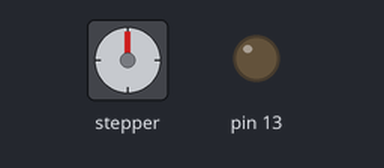
Bench run of a sketch on a simulated Arduino Uno, built with avr-gcc and run on an emulated ATmega328P. On the bench: stepper motor, output pins drawn as LEDs (lit = HIGH). Wiring (inferred from the names in the program): stepper motor driver (200 steps per turn assumed): step pin 11; direction pin 10. Pins used as bus, display or sensor lines are not drawn.

Above: at 0.1 s.
At 10.1 s:
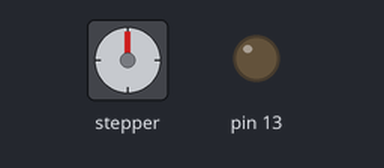
At 20.1 s:
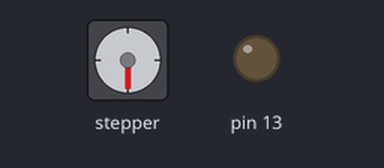
Timing chart, 0 to 40.0 s (numbered marks = the images above):
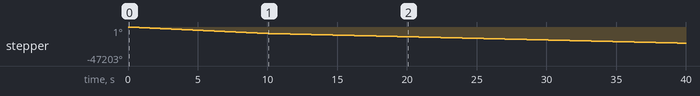

Measured:
- by itself, stepper: keeps turning counter-clockwise at about 563°/s

The sketch:

lab_4_stepper.ino
```cpp
#include <TimerOne.h>

// steps a stepper motor about

#define stepPin 11
#define dirPin 10

// use 10000 microseconds, or 10ms
#define time 1000

bool dir = false; // false for one dir
int count = 1;
bool fast = true;

void setup() {
  // put your setup code here, to run once:
  pinMode(stepPin, OUTPUT);
  pinMode(dirPin, OUTPUT);
  pinMode(13, OUTPUT);

  // initialize to off
  digitalWrite(stepPin, LOW);
  digitalWrite(dirPin, LOW);
  digitalWrite(13, LOW);

  Timer1.initialize(time);
  Timer1.attachInterrupt( timerISR );
}


void loop() {
  // put your main code here, to run repeatedly:
  delay(10000);
  fast = false;
}

/// --------------------------
/// Custom ISR Timer Routine
/// --------------------------
void timerISR()
{
  if(fast) {
    // Toggle LED
    digitalWrite( stepPin, digitalRead( stepPin ) ^ 1 );
  }
  else {
        // Toggle LED
    if (count == 0) {
      digitalWrite( stepPin, digitalRead( stepPin ) ^ 1 );
      count = 1;
    }
    else
      count = 0;
  }
//    digitalWrite( 13, digitalRead( 13 ) ^ 1 );
}
```
